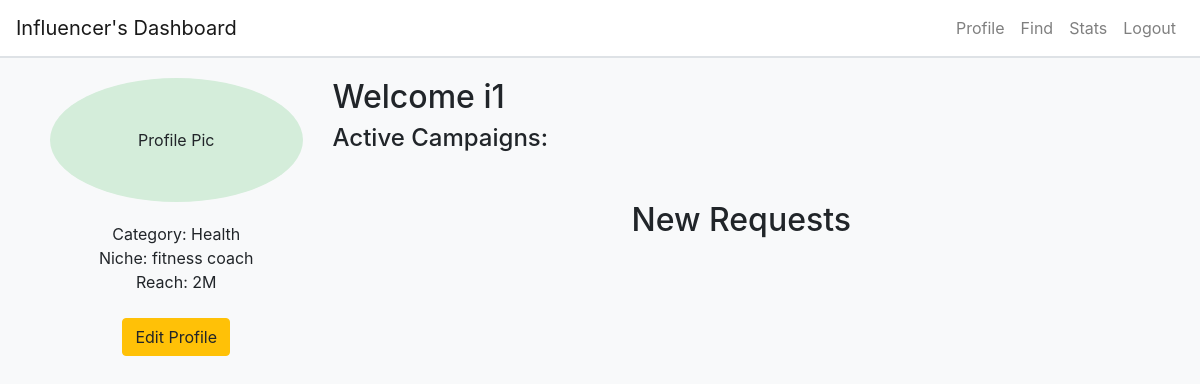
Page /influencer_profile (signed in) on the committed database.
### app.py (models this page shows, shortened)
class Influencer(db.Model):
    __tablename__ = 'influencers'
    id = db.Column(db.Integer, primary_key=True, autoincrement=True)
    user_id = db.Column(db.Integer, db.ForeignKey('users.id'), nullable=False)
    profile_pic = db.Column(db.String(100), default='default_profile_pic.jpg')
    category = db.Column(db.String(100), nullable=False)
    niche = db.Column(db.String(100), nullable=False)
    created_at = db.Column(db.DateTime, default=datetime.utcnow)
    social_networks = db.Column(db.String, nullable=True)
    reach = db.Column(db.String(100), nullable=False)
    is_flagged = db.Column(db.Boolean, default=False)
    ad_requests = db.relationship('AdRequest', backref='influencer', lazy=True)
    user = db.relationship('User', back_populates='influencer')
    campaigns = db.relationship('Campaign', back_populates='influencer')

class User(db.Model):
    __tablename__ = 'users'
    id = db.Column(db.Integer, primary_key=True, autoincrement=True)
    name = db.Column(db.String(100), nullable=False)
    username = db.Column(db.String, unique=True, nullable=False)
    email = db.Column(db.String, unique=True, nullable=False)
    password = db.Column(db.String, nullable=False)
    created_at = db.Column(db.DateTime, default=datetime.utcnow)
    user_role = db.Column(db.String(50), nullable=False)
    sponsor = db.relationship('Sponsor', back_populates='user', uselist=False)
    influencer = db.relationship('Influencer', back_populates='user', uselist=False)

### app.py (the view)
@app.route('/influencer_profile')
def influencer_profile():
    if 'user_id' not in session  or session.get('user_role') != 'influencer':
        flash('You need to log in first.', 'warning')
        return redirect(url_for('login'))
    user_id = session['user_id']
    user = User.query.get(user_id)
    user_role = session.get('user_role')
    influencer = user.influencer
    if not influencer:
        flash('Influencer profile not found.', 'error')
        return redirect(url_for('login'))
    new_requests = AdRequest.query.filter_by(influencer_id=influencer.id,created_by='sponsor', status='pending').all()
    active_campaigns = AdRequest.query.filter_by(influencer_id=influencer.id,status='accepted').all()
    ad_requests = influencer.ad_requests
    return render_template('influencer_profile.html', influencer=influencer, new_requests=new_requests, active_campaigns=active_campaigns, ad_requests=ad_requests, user_role=user_role)

### templates/influencer_profile.html (shortened to what this page needs)
{% extends "base.html" %} {% block title %}Influencer Profile{% endblock %} {%
block content %}
<div class="row">
  <div class="col-md-3 text-center">
    <div
      class="profile-pic"
      style="
        background-color: #d4edda;
        padding: 50px;
        border-radius: 50%;
        margin-bottom: 20px;
      "
    >
      Profile Pic
    </div>
    <div>Category: {{ influencer.category }}</div>
    <div>Niche: {{ influencer.niche }}</div>
    <div>Reach: {{ influencer.reach }}</div>
    <div class="mt-4">
      <a
        href="{{ url_for('edit_influencer_profile',influencer_id=influencer.id) }}"
        class="btn btn-warning"
        >Edit Profile</a
      >
    </div>
  </div>
  <div class="col-md-9">
    <h2>Welcome {{ influencer.user.username }}</h2>
    <h4>Active Campaigns:</h4>
    <div class="container mt-5">
      <h2 class="text-center">New Requests</h2>
    </div>
  </div>
</div>
{% endblock %}

### templates/base.html (style rules this page uses)
body { background-color: #f8f9fa; }

### rows in the picture
Influencer: category "Health", niche "fitness coach", reach "2M"
User: user.username "i1"
